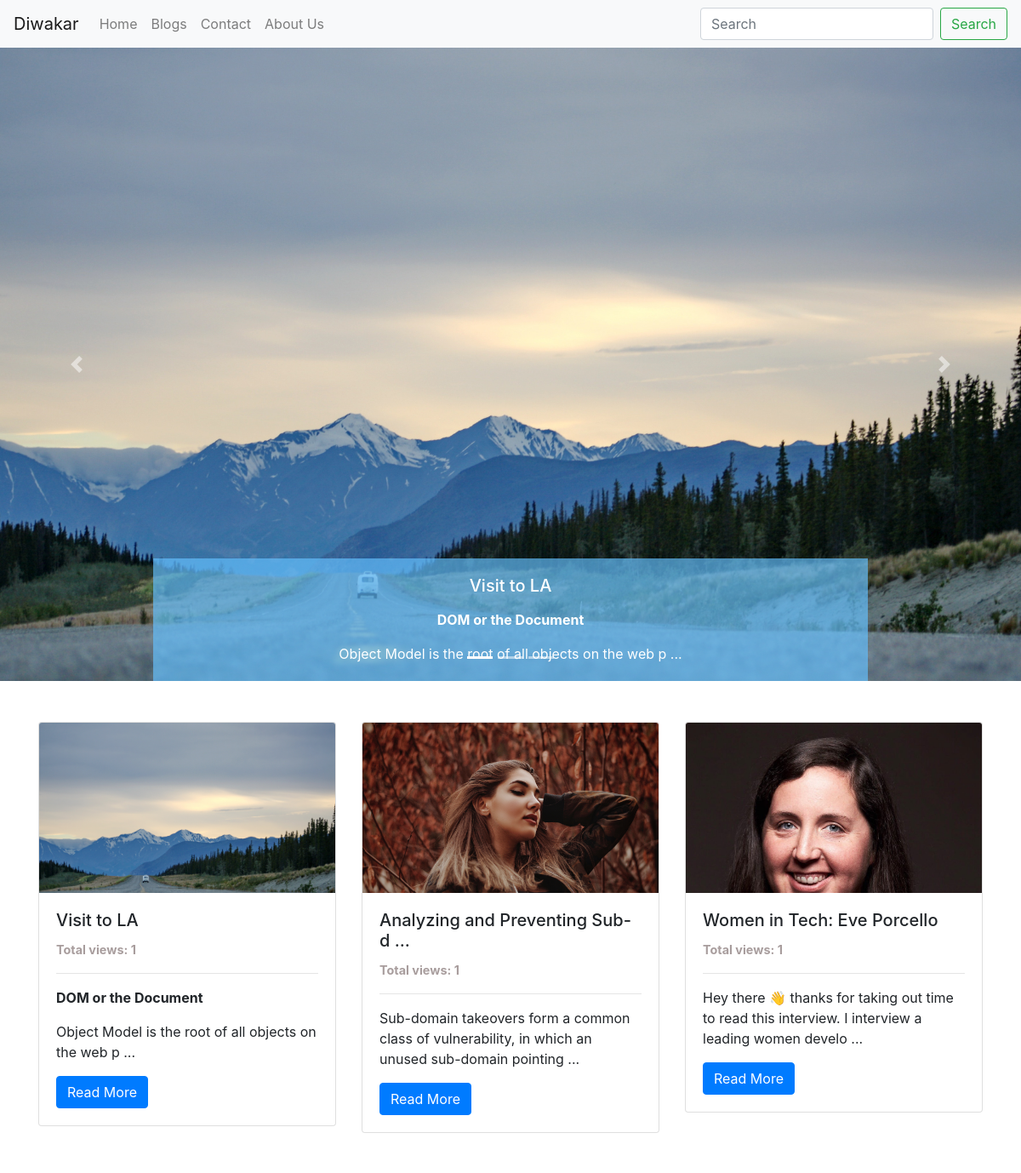
The app's page /blogs/ (upper part), older data.
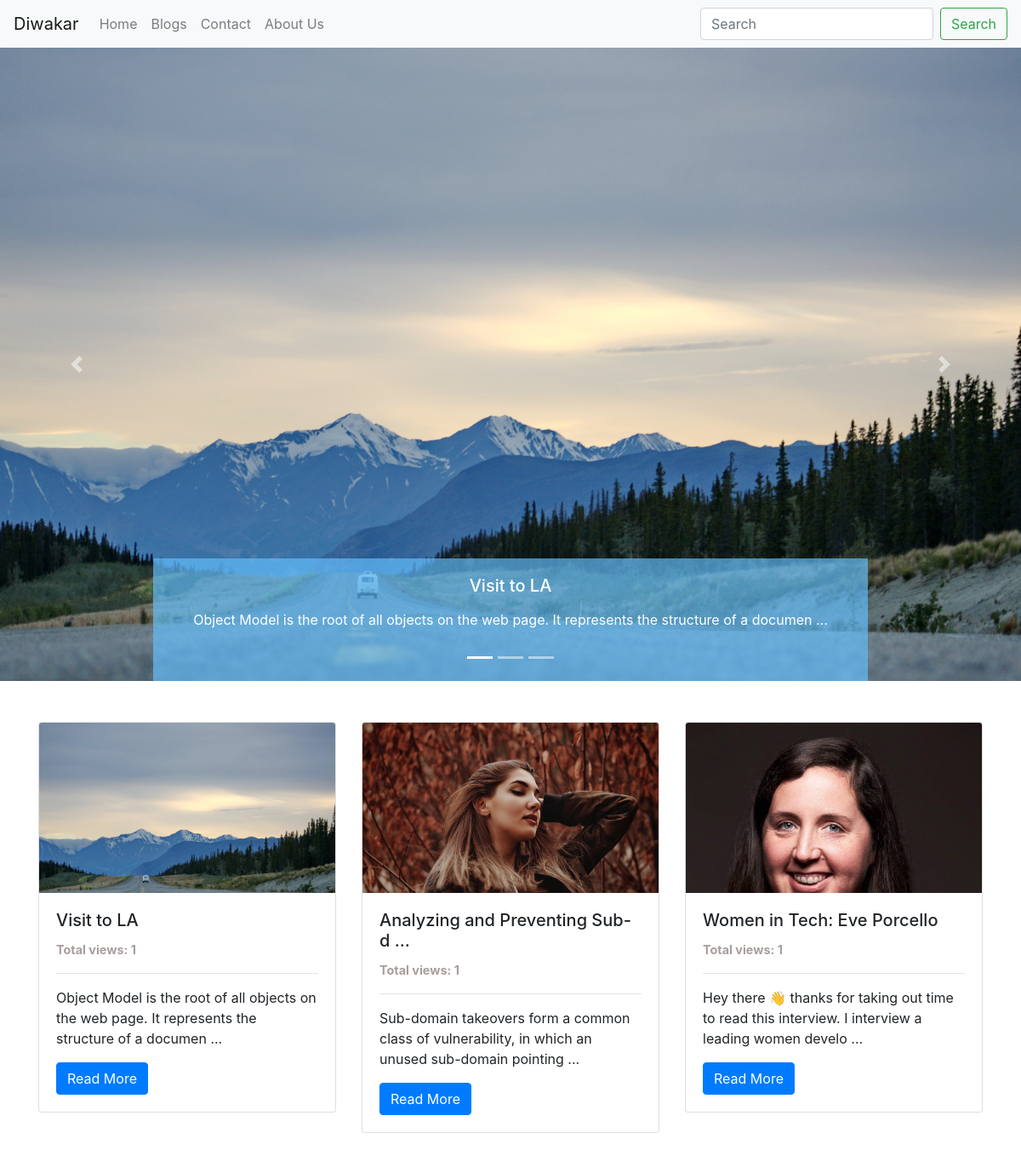
The same page, newer data.
### blog/models.py (models this page shows, shortened)
class Blog(models.Model):
    title = models.CharField(max_length=100)
    content = HTMLField(default="No content")
    cover_image = models.ImageField(upload_to="blogs", default="static/default_blog.jpg")
    created_date = models.DateTimeField(auto_now_add=True)
    created_by = models.ForeignKey(User, on_delete=models.SET_NULL, null=True)
    total_views = models.IntegerField(default=1)
    def trunc_body(self):
        trunc_body = self.content[:100]
        if len(trunc_body) >= 100:
            return "{0} ...".format(
                self.content[:100]
            )
        else:
            return trunc_body
    class Meta:
        ordering = ["-total_views"]

### blog/views.py (the view)
# urls.py: path('', blog_list, name="blog_list"),
def blog_list(request):
    context = {
        'blogs': Blog.objects.all()
    }
    return render(request, 'blog/index.html', context)

### blog/templates/blog/index.html (shortened to what this page needs)
{% extends 'blog/base/base.html' %}
{% load static %}
{% block content %}
{% include 'blog/partial/slider.html' %}
{% include 'blog/partial/cards.html' %}
{% endblock %}

### blog/templates/blog/partial/slider.html (shortened to what this page needs)
<div id="carouselExampleIndicators" class="carousel slide" data-ride="carousel">
    <ol class="carousel-indicators">
        <li data-target="#carouselExampleIndicators" data-slide-to="0" class="active"></li>
        <li data-target="#carouselExampleIndicators" data-slide-to="1"></li>
        <li data-target="#carouselExampleIndicators" data-slide-to="2"></li>
    </ol>
    <div class="carousel-inner">
        {% for b in blogs|slice:":3" %}
            {% if forloop.counter == 1 %}
                <div class="carousel-item active">
                    <img src="{{ b.cover_image.url }}" class="d-block w-100" alt="{{ b.title }}">
                    <div class="carousel-caption d-none d-md-block">
                        <h5><a class="link-unstyled" href="{% url 'blog_detail' b.id %}">{{ b.title }}</a></h5>
                        <p>{{ b.trunc_body|safe }}</p>
                    </div>
                </div>
            {% endif %}
        {% endfor %}
    </div>
    <a class="carousel-control-prev" href="#carouselExampleIndicators" role="button" data-slide="prev">
        <span class="carousel-control-prev-icon" aria-hidden="true"></span>
    </a>
    <a class="carousel-control-next" href="#carouselExampleIndicators" role="button" data-slide="next">
        <span class="carousel-control-next-icon" aria-hidden="true"></span>
    </a>
</div>

### blog/templates/blog/partial/cards.html (shortened to what this page needs)
<div class="container">
    <div class="row mb-4">
        {% for b in blogs %}
        <div class="col-md-4">
            <div class="card mt-5">
                <div class="card-img-main">
                    <img class="card-img-top d-block" src="{{ b.cover_image.url }}" alt="{{ b.title }}">
                </div>
                <div class="card-body">
                    <h5 class="card-title" data-toggle="tooltip" title="{{ b.title }}">{{ b.title|slice:":30" }}{% if b.title|length >= 30 %} ...{% endif %}</h5>
                    <p class="total-views">Total views: {{ b.total_views }}</p>
                    <hr>
                    <p class="card-text">
                        {{ b.trunc_body|safe }}
                    </p>
                    <a href="{% url 'blog_detail' b.id %}" class="btn btn-primary">Read More</a>
                </div>
            </div>
        </div>
        {% endfor %}
    </div>
</div>

Row changes from the older to the newer data that the page shows:
changed Blog "Visit to LA": trunc_body "DOM or the Document Object Model is the root of all objects on the web p ..." → "Object Model is the root of all objects on the web page. It represents the structure of a documen ..."
